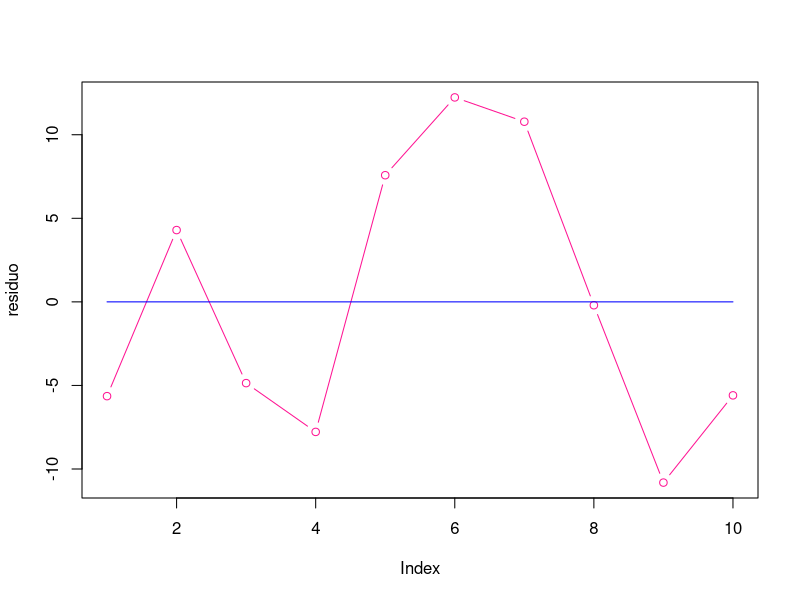
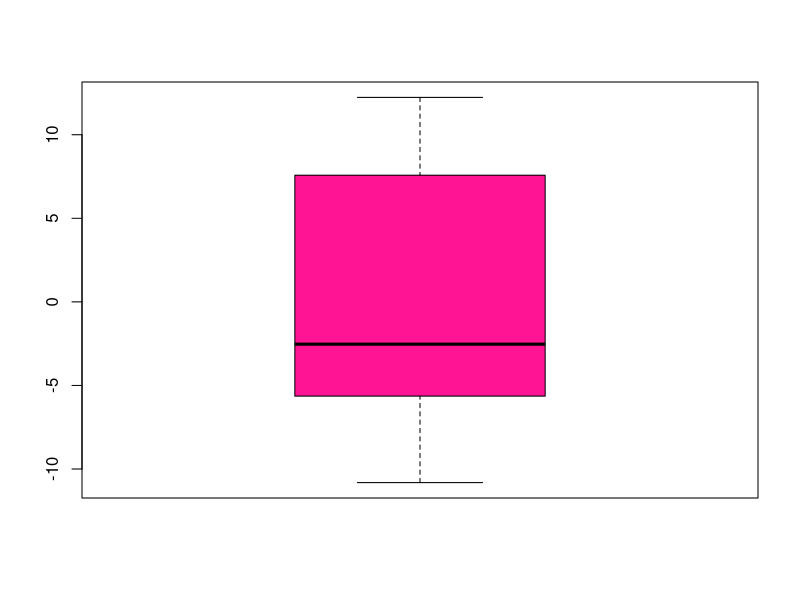
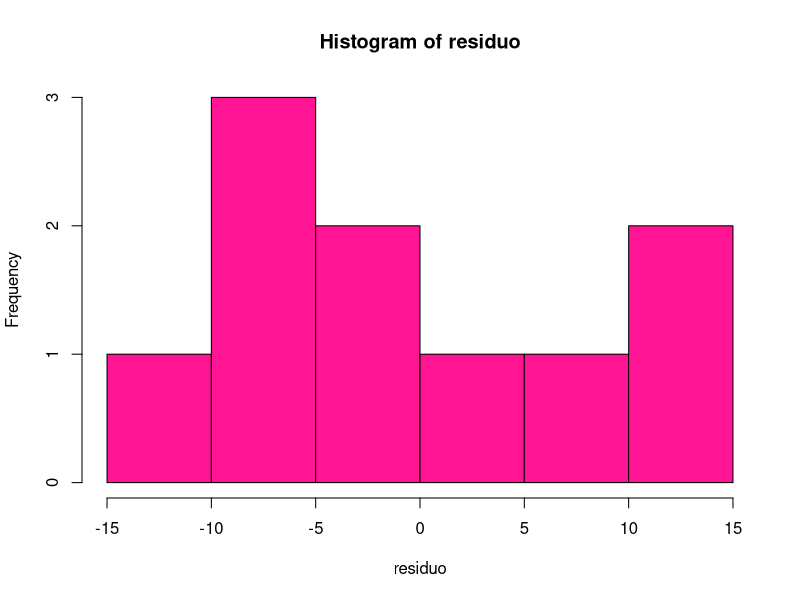
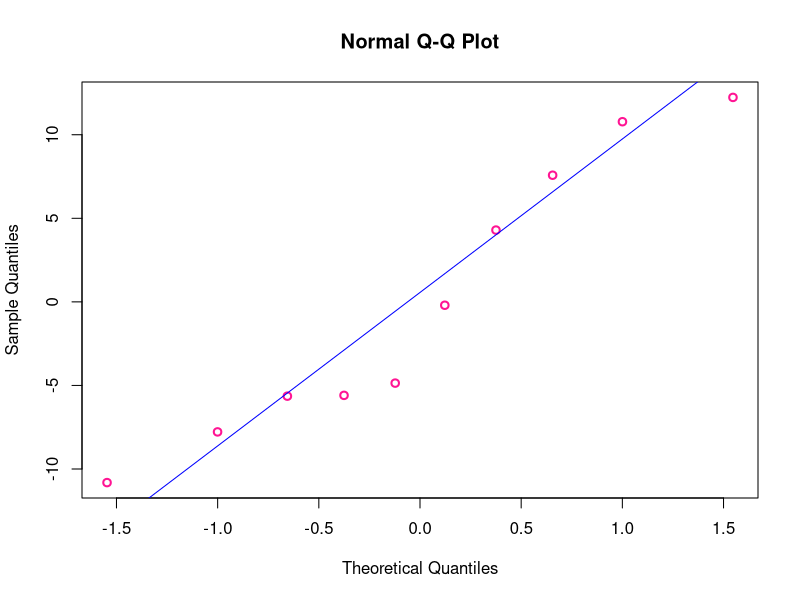
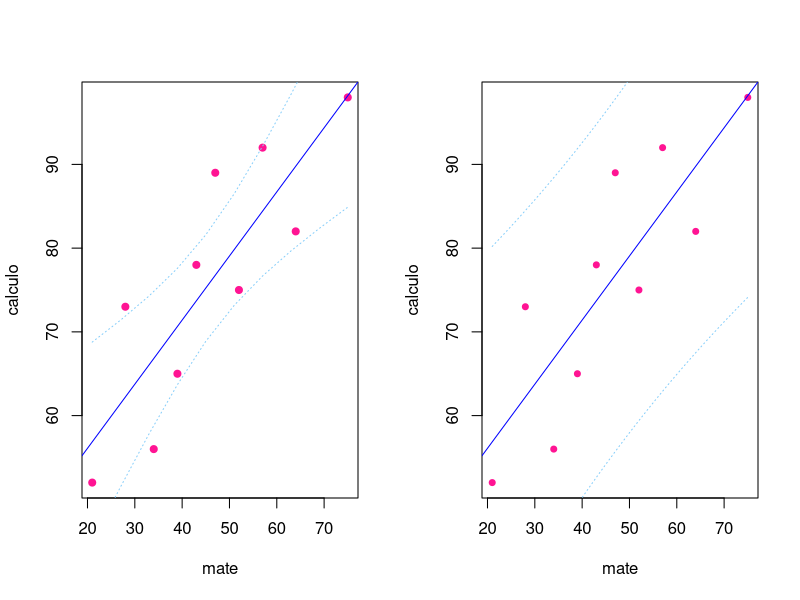

Generate these figures, in order, with R:
# 31/05/2022
# Tirso G. Ordaz García
# Econometría I
# Práctica 4

mate <- c(39,43,21,64,57,47,28,75,34,52)
calculo <- c(65,78,52,82,92,89,73,98,56,75)

x <- mate
y <- calculo

xcuad <- x^2
ycuad <- y^2

n <- length(x)
xy <- x*y
xmean <- mean(x)
ymean <- mean(y)

SCxy <- sum(xy)-n*xmean*ymean
SCxy
SCx <- sum(xcuad)-n*(xmean)^2
SCx
SCy <- sum(ycuad)-n*(ymean)^2
SCy

beta1 <- SCxy/SCx
beta1
beta0 <- ymean-beta1*xmean
beta0

###################################################

## Estimación de S^2

SSE <- SCy - beta1*SCxy
SSE

Scuad <- SSE/(n-2)
Scuad

S <- sqrt(Scuad)
S

CV <- 100*S/ymean
CV
# Recordar que el cv no debe superar 10%

##################################################
#### Inferencia sobre Beta_1

## H_0: beta1=0 vs H_1: beta1 ≠ 0
alpha <- 0.05 # nivel de confianza
df <- n-2 # grados de libertad de la dist t-student
talfad <- qt(alpha/2,df,lower.tail = FALSE)
talfai <- qt(alpha/2,df,lower.tail = TRUE)
talfad
talfai

tc <- beta1/(S/sqrt(SCx))
tc

# como tc es mayor que talfad, entonces significa que cae
# dentro de la regíon de rechazo y rechazamos la hipótesis nula

pvalor <- 2*pt(-abs(tc),df)
pvalor
if(pvalor<alpha){
  print("Se rechaza H_0 a favor de H_1, es decir
        la variable predictora X aporta información al modelo")
}else{
  print("No hay suficiente evidencia para rechazar H_0
        es decir que la variable X no aporta información al modelo")
}

##################

# intervalos de confianza para beta1

Sbeta1 <- S/SCx
Linf <- beta1-(talfad)*Sbeta1
Linf

Lsup <- beta1+(talfad)*Sbeta1
Lsup

r <- SCxy/sqrt(SCx*SCy)
r #Fuerte de manera positiva

rcuad <- (1-SSE/SCy)*100
rcuad
# Porcentaje de variabilidad de la recta a los datos

############################

model <- lm(calculo~mate)
model
# Always call summary
# Remember to check number of *s in the p value (1, 2, 3)
summary(model)
anova(model)

########################################################
# Análisis de residuales

residuo <- model$residuals
head(residuo)

plot(residuo, type="b",col="deeppink")
lines(1:n,rep(0,n), col="blue")

# boxplot a residuos e histograma a residuos
boxplot(residuo, col="deeppink")
#boxplot sirve para identificar outliers fuera de la caja
hist(residuo, col="deeppink")
# cuantiles teóricos vs de la muestra
# Realizar un análisis de residuos de forma gráfica
qqnorm(residuo,col="deeppink",lwd="2");qqline(residuo,col="blue")

####################################

## Pruebas de normalidad
# H_0: Los residuales siguen una distribución normal
# vs H_1: Los residuales NO siguen una distribución normal

shapiro.test(residuo)
# si p value es mayor a 0.05, no se rechaza entonces no existe evidencia para
#decir que los errores no siguen una distribución normal


# si pvalue > 0.05 entonces los datos siguen dist normal

# install.packages("nortest")
library(nortest)
ad.test(residuo)

# install.packages("MASS")
library("MASS")
require(MASS)
fitdistr(residuo,"normal")


#####################################
## Calcular intervalos de confianza

par(mfrow=c(1,2))
pronostico <- model$fitted.values
#pronostico2
#pronostico1 <- beta0+beta1*mate
#plot(pronostico2, col="deeppink")
#plot(pronostico1,col="blue")
Sy <-  S*sqrt((1/n)+((mate-xmean)^2/SCx))
Sy

Spredict <- S*sqrt(1+(1/n)+((mate-xmean)^2/SCx))
Spredict

# ic para el promedio de y
Liy <- pronostico-talfad*Sy
Lsy <- pronostico+talfad*Sy
Liy
Lsy
# ic para valor particular dado un x_p

Lipredict <- pronostico - talfad*Spredict
Lipredict
Lspredict <- pronostico + talfad*Spredict
Lspredict
# Por qué usamos talfad?
# Para que siempre se quede positivo, sino se inver-
# tirían los límites

datosx <- seq(from=min(mate),to=max(mate),
              length.out=10)
# crea secuencia del min de mate hasta el max de mate con 100 puntos

# Hacer pronósticos del modelo
Intervalo <- predict(object=model,
                     newdata = data.frame(mate=datosx),
                     interval = "confidence", level=0.95)
head(Intervalo)

plot(mate,calculo,col="deeppink",pch=20,lwd=3)
abline(model,col="blue")

lines(x=datosx,y=Intervalo[,2],col="lightskyblue",lty=3)
lines(x=datosx,y=Intervalo[,3],col="lightskyblue",lty=3) 

####################

datosx <- seq(from=min(mate),to=max(mate),
              length.out=100)
# crea secuencia del min de mate hasta el max de mate con 100 puntos

# Hacer pronósticos del modelo
IntervaloPred <- predict(object=model,
                     newdata = data.frame(mate=datosx),
                     interval = "predict", level=0.95)
head(IntervaloPred)

plot(mate,calculo,col="deeppink",pch=20,lwd=2)
abline(model,col="blue")

lines(x=datosx,y=IntervaloPred[,2],col="lightskyblue",lty=3)
lines(x=datosx,y=IntervaloPred[,3],col="lightskyblue",lty=3)
